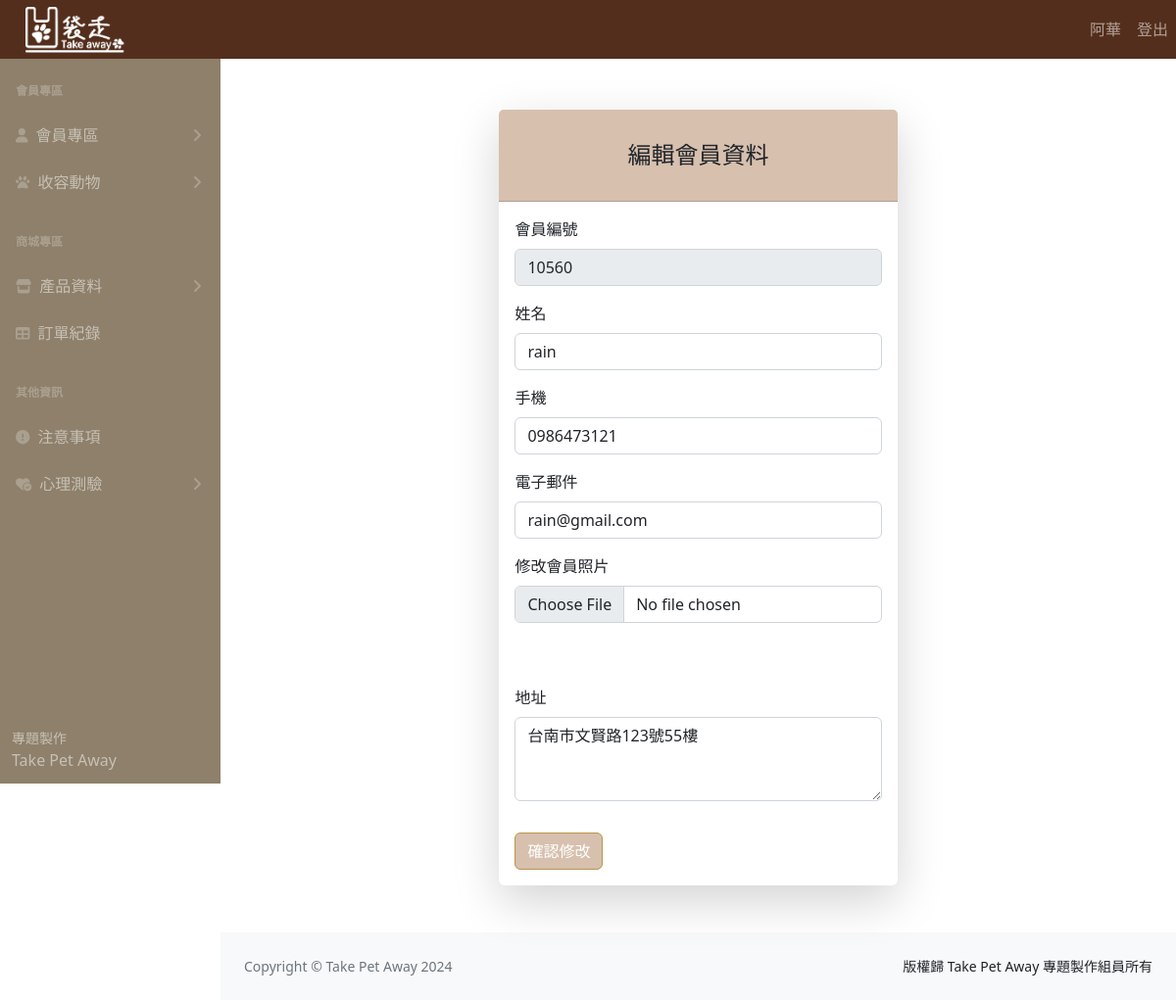
Page /user-edit.php?user_id=10560 (signed in) on the earlier database version.
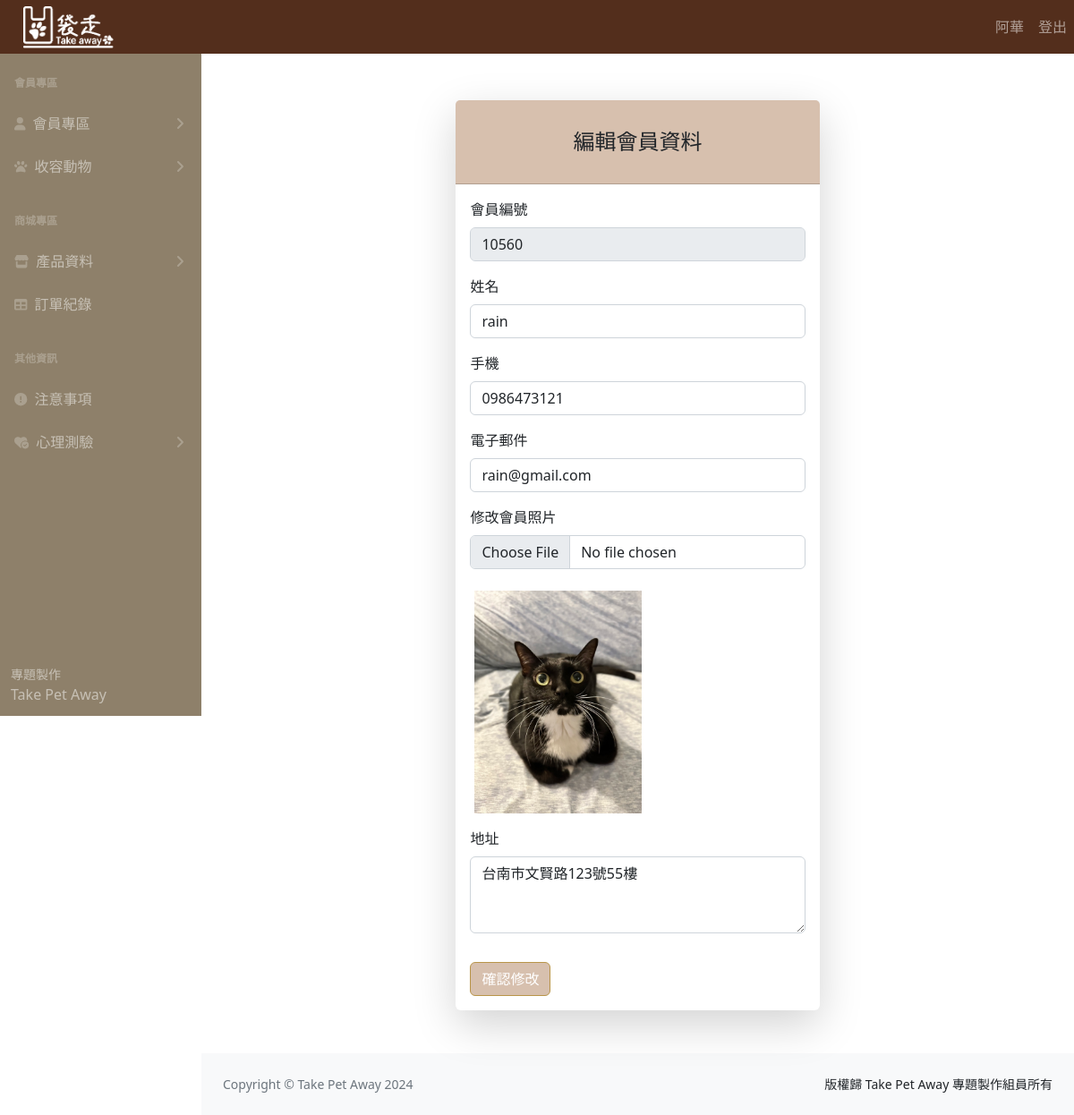
Same page on the later database version.
### tables this page shows
CREATE TABLE `user` (
  `user_id` int(11) NOT NULL,
  `name` varchar(15) NOT NULL,
  `account` varchar(10) NOT NULL,
  `password` varchar(12) NOT NULL,
  `email` varchar(30) NOT NULL,
  `pic` varchar(100) DEFAULT NULL,
  `address_detail` varchar(80) NOT NULL,
  `status` varchar(6) NOT NULL
);

### user-edit.php (the view, shortened to what this page needs)
<?php
require __DIR__ . '/parts/pdo-connect.php';
$user_id = isset($_GET['user_id']) ? intval($_GET['user_id']) : 0;
$r = $pdo->query("SELECT * FROM user WHERE user_id = $user_id")->fetch();
?>
<?php include __DIR__ . '/parts/1_head.php' ?>
<?php include __DIR__ . '/parts/2_nav.php' ?>
<?php include __DIR__ . '/parts/3_side_nav.php' ?>
<section>
  <div class="row mt-2 mb-5 justify-content-center">
    <div class="col-lg-5">
      <div class="card shadow-lg border-0 rounded-lg mt-5">
        <div class="card-header">
          <h4 class="text-center font-weight-light my-4">編輯會員資料</h4>
        </div>
        <div class="card-body">
          <form name="form1" onsubmit="sendData(event)">
            <div class="mb-3">
              <label for="user_id" class="form-label">會員編號</label>
              <input type="text" class="form-control" id="user_id" name="user_id" value="<?= $r['user_id'] ?>" disabled>
            </div>
            <div class="mb-3">
              <label for="name" class="form-label">姓名</label>
              <input type="text" class="form-control" id="name" name="name" value="<?= $r['name'] ?>">
            </div>
            <div class="mb-3">
              <label for="account" class="form-label">手機</label>
              <input type="text" class="form-control" id="account" name="account" value="<?= $r['account'] ?>">
            </div>
            <div class="mb-3">
              <label for="email" class="form-label">電子郵件</label>
              <input type="text" class="form-control" id="email" name="email" value="<?= $r['email'] ?>">
            </div>
            <div class="mb-3 mt-3">
              <label for="pic" class="form-label">修改會員照片</label>
              <input class="form-control " type="file" id="previewImage" name="avatar" accept="image/jpeg,image/png" />
              <br />
              <img id="pic" style="width: 50%;" src="uploads/<?= $r['pic'] ?>" alt="">
            </div>
            <div class="mb-3">
              <label for="address_detail" class="form-label">地址</label>
              <textarea class="form-control" name="address_detail" id="address_detail" cols="30" rows="3"><?= $r['address_detail'] ?></textarea>
            </div>
            <button type="submit" class="btn btn-primary mt-3">確認修改</button>
          </form>
        </div>
      </div>
    </div>
  </div>
  <?php include __DIR__ . '/parts/4_footer.php' ?>
  <?php include __DIR__ . '/parts/6_foot.php' ?>

Differences in the rows shown:
changed user "rain": pic: picture added
